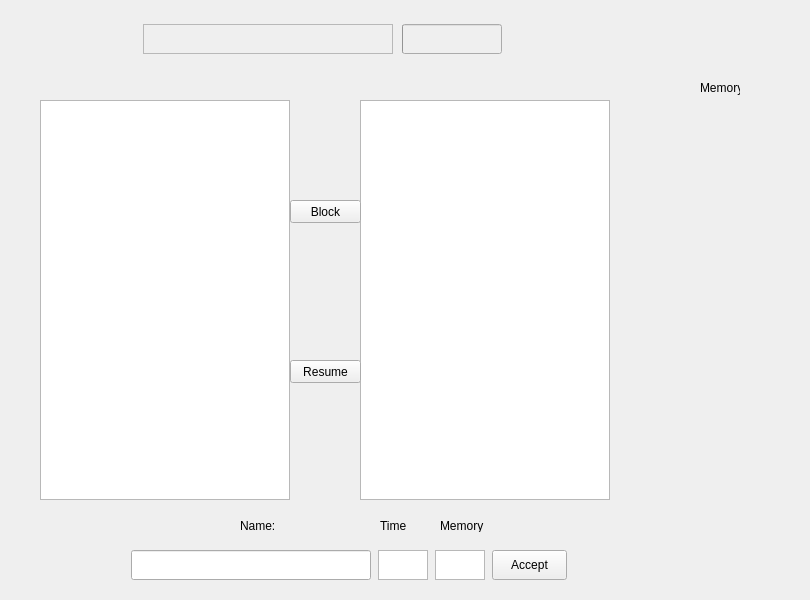
<?xml version="1.0" encoding="UTF-8"?>
<ui version="4.0">
 <class>MainWindow</class>
 <widget class="QMainWindow" name="MainWindow">
  <property name="geometry">
   <rect>
    <x>0</x>
    <y>0</y>
    <width>810</width>
    <height>600</height>
   </rect>
  </property>
  <property name="sizePolicy">
   <sizepolicy hsizetype="Fixed" vsizetype="Fixed">
    <horstretch>0</horstretch>
    <verstretch>0</verstretch>
   </sizepolicy>
  </property>
  <property name="windowTitle">
   <string>MainWindow</string>
  </property>
  <widget class="QWidget" name="centralwidget">
   <widget class="QWidget" name="gridLayoutWidget">
    <property name="geometry">
     <rect>
      <x>140</x>
      <y>10</y>
      <width>366</width>
      <height>58</height>
     </rect>
    </property>
    <layout class="QGridLayout" name="gridLayout">
     <item row="0" column="1">
      <widget class="QProgressBar" name="runProgress">
       <property name="enabled">
        <bool>false</bool>
       </property>
       <property name="maximumSize">
        <size>
         <width>100</width>
         <height>30</height>
        </size>
       </property>
       <property name="value">
        <number>0</number>
       </property>
       <property name="textVisible">
        <bool>false</bool>
       </property>
       <property name="textDirection">
        <enum>QProgressBar::TopToBottom</enum>
       </property>
       <property name="format">
        <string>%p%</string>
       </property>
      </widget>
     </item>
     <item row="0" column="0">
      <widget class="QTextEdit" name="runEdit">
       <property name="enabled">
        <bool>false</bool>
       </property>
       <property name="sizePolicy">
        <sizepolicy hsizetype="Preferred" vsizetype="Preferred">
         <horstretch>0</horstretch>
         <verstretch>0</verstretch>
        </sizepolicy>
       </property>
       <property name="minimumSize">
        <size>
         <width>250</width>
         <height>0</height>
        </size>
       </property>
       <property name="maximumSize">
        <size>
         <width>250</width>
         <height>30</height>
        </size>
       </property>
      </widget>
     </item>
    </layout>
   </widget>
   <widget class="QTableView" name="ableTV">
    <property name="geometry">
     <rect>
      <x>40</x>
      <y>100</y>
      <width>250</width>
      <height>400</height>
     </rect>
    </property>
    <property name="sizePolicy">
     <sizepolicy hsizetype="Fixed" vsizetype="Fixed">
      <horstretch>0</horstretch>
      <verstretch>0</verstretch>
     </sizepolicy>
    </property>
   </widget>
   <widget class="QTableView" name="blockTV">
    <property name="geometry">
     <rect>
      <x>360</x>
      <y>100</y>
      <width>250</width>
      <height>400</height>
     </rect>
    </property>
    <property name="sizePolicy">
     <sizepolicy hsizetype="Fixed" vsizetype="Fixed">
      <horstretch>0</horstretch>
      <verstretch>0</verstretch>
     </sizepolicy>
    </property>
   </widget>
   <widget class="QPushButton" name="BlockBt">
    <property name="geometry">
     <rect>
      <x>290</x>
      <y>200</y>
      <width>71</width>
      <height>23</height>
     </rect>
    </property>
    <property name="text">
     <string>Block</string>
    </property>
   </widget>
   <widget class="QPushButton" name="resumeBt">
    <property name="geometry">
     <rect>
      <x>290</x>
      <y>360</y>
      <width>71</width>
      <height>23</height>
     </rect>
    </property>
    <property name="text">
     <string>Resume</string>
    </property>
   </widget>
   <widget class="QWidget" name="gridLayoutWidget_2">
    <property name="geometry">
     <rect>
      <x>130</x>
      <y>540</y>
      <width>440</width>
      <height>51</height>
     </rect>
    </property>
    <layout class="QGridLayout" name="gridLayout_2">
     <item row="0" column="1">
      <widget class="QTextEdit" name="pTimetextEdit">
       <property name="maximumSize">
        <size>
         <width>50</width>
         <height>30</height>
        </size>
       </property>
      </widget>
     </item>
     <item row="0" column="0">
      <widget class="QLineEdit" name="lineEdit">
       <property name="maximumSize">
        <size>
         <width>240</width>
         <height>30</height>
        </size>
       </property>
      </widget>
     </item>
     <item row="0" column="3">
      <widget class="QPushButton" name="acceptBt">
       <property name="maximumSize">
        <size>
         <width>75</width>
         <height>30</height>
        </size>
       </property>
       <property name="text">
        <string>Accept</string>
       </property>
      </widget>
     </item>
     <item row="0" column="2">
      <widget class="QTextEdit" name="textEdit">
       <property name="sizePolicy">
        <sizepolicy hsizetype="Fixed" vsizetype="Fixed">
         <horstretch>0</horstretch>
         <verstretch>0</verstretch>
        </sizepolicy>
       </property>
       <property name="maximumSize">
        <size>
         <width>50</width>
         <height>30</height>
        </size>
       </property>
      </widget>
     </item>
    </layout>
   </widget>
   <widget class="QLabel" name="Memorylabel">
    <property name="geometry">
     <rect>
      <x>700</x>
      <y>80</y>
      <width>40</width>
      <height>15</height>
     </rect>
    </property>
    <property name="text">
     <string>Memory</string>
    </property>
   </widget>
   <widget class="QLabel" name="nameLabl">
    <property name="geometry">
     <rect>
      <x>240</x>
      <y>520</y>
      <width>54</width>
      <height>12</height>
     </rect>
    </property>
    <property name="text">
     <string>Name:</string>
    </property>
   </widget>
   <widget class="QLabel" name="timeLabel">
    <property name="geometry">
     <rect>
      <x>380</x>
      <y>520</y>
      <width>54</width>
      <height>12</height>
     </rect>
    </property>
    <property name="text">
     <string>Time</string>
    </property>
   </widget>
   <widget class="QLabel" name="memoryLabel">
    <property name="geometry">
     <rect>
      <x>440</x>
      <y>520</y>
      <width>54</width>
      <height>12</height>
     </rect>
    </property>
    <property name="text">
     <string>Memory</string>
    </property>
   </widget>
  </widget>
 </widget>
 <resources/>
 <connections/>
</ui>
